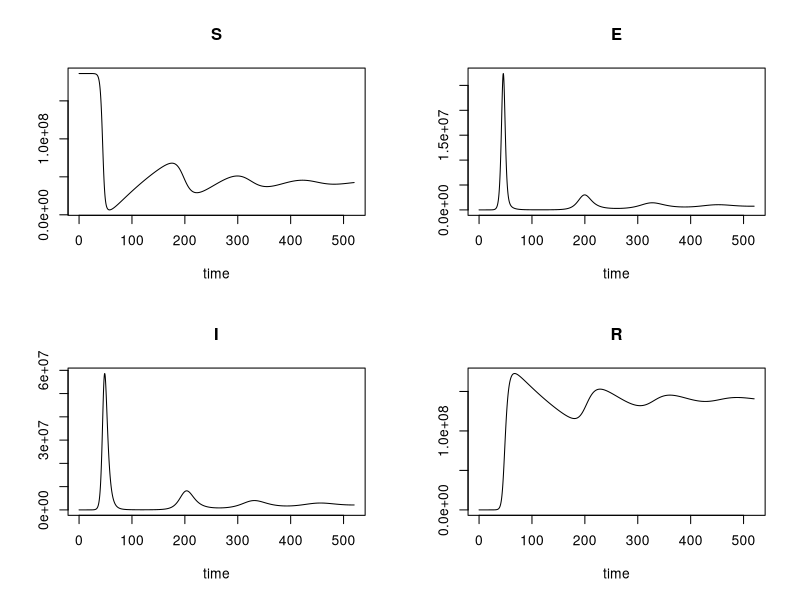
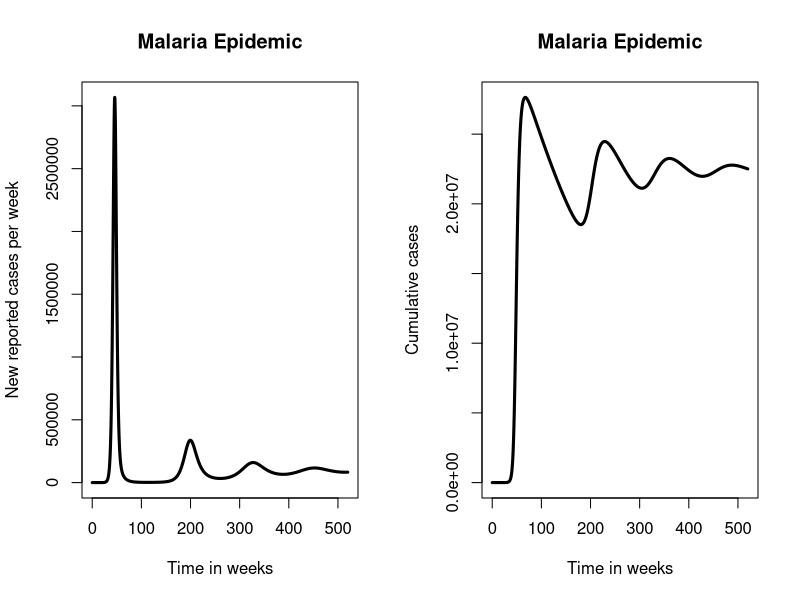

These figures' R source, in order:
#MALARIA MODEL R CODE 18 MARCH 2018
version # version.string R version 3.4.2 (2017-09-28) #nickname       Short Summer

# 1. BASIC MODEL

#CLEAR WORKSPACE
rm(list=ls())

#LOAD REQUIRED LIBRARIES
library(deSolve)
library(ggplot2)

#MODEL TIME PERIOD = 10 (in years)
period <- 520 #weeks
times <- seq(0, period, by = (1/7)) # in weeks, by 1 day intervals

#MODEL PARAMETERS
parameters <- c(mui=(1/(54*52)),  # birth rate (1/life expectancy)
                muo=(1/(54*52)),  # death rate (1/life expectancy)
                R0=4.4,              # basic reproduction number
                omega=(1/(5*52)),    # rate of loss of immunity = 1/(average duration of immunity)
                gamma=7/10,          # rate of movement from latent to infectious stage = 1/(average latent period)
                nui=35*7/1000,       # rate of recovery = 1/(average duration of infection)
                report=16/100,       # proportion of all infections that are reported
                amp=0,               # relative amplitude of seasonal forcing
                phi=30               # week of peak in seasonal forcing
)

# MODEL INITIAL CONDITIONS
initP<-186000000 # population size
initE<-1 # Exposed
initI<-0 # Infectious
initR<-0 # Recovered

#INITIAL SUSCEPTIBLE COMPARTMENT
initS<-initP-initE-initI-initR # Susceptible (non-immune)

#DEFINE THE MODEL COMPARTMENTS
state <- c(S = initS, E=initE, I = initI,R = initR)

# MODEL FUNCTION, TO SOLVE THE EQUATIONS
malaria<-function(t, state, parameters) 
{
  with(as.list(c(state, parameters)),
       {
         
         # DEFINE VARIABLES
         P <- (S+E+I+R)
         seas<-1+amp*cos(2*pi*(t-phi)/52)
         beta<-R0*(muo+nui)*(gamma+muo)/gamma
         lam <- beta*seas*I/P
         
         # RATE OF CHANGE
         dS <- mui*P-muo*S-lam*S+omega*R
         dE <- -muo*E+lam*S-gamma*E
         dI <- -muo*I+gamma*E-nui*I
         dR <- -muo*R+nui*I-omega*R
         
         # RETURN THE RATE OF CHANGE
         list(c(dS, dE, dI, dR))
       }
  ) 
  
}

#MODEL OUTPUT
# run the model
out <- ode(y = state, times = times, func = malaria, parms = parameters)
# a simple plot of the model output
plot(out)

# MORE MODEL OUTPUTS
# total population
pop<-out[,"S"]+out[,"E"]+out[,"I"]+out[,"R"]
# weekly incidence
inc <- parameters["report"]*parameters["gamma"]*out[,"E"]

time <-out[,"time"]



# make a new panel  # label the axes 
par(mfrow=c(1,2))
plot(time,inc,type='l',lwd=3,main = "Malaria Epidemic",xlab = "Time in weeks",ylab="New reported cases per week")

# plot cumulative reports
cumulativereports<- parameters["report"]*out[,"R"]
plot(time,cumulativereports,type='l',lwd=3,main = "Malaria Epidemic",xlab = "Time in weeks",ylab="Cumulative cases") 
